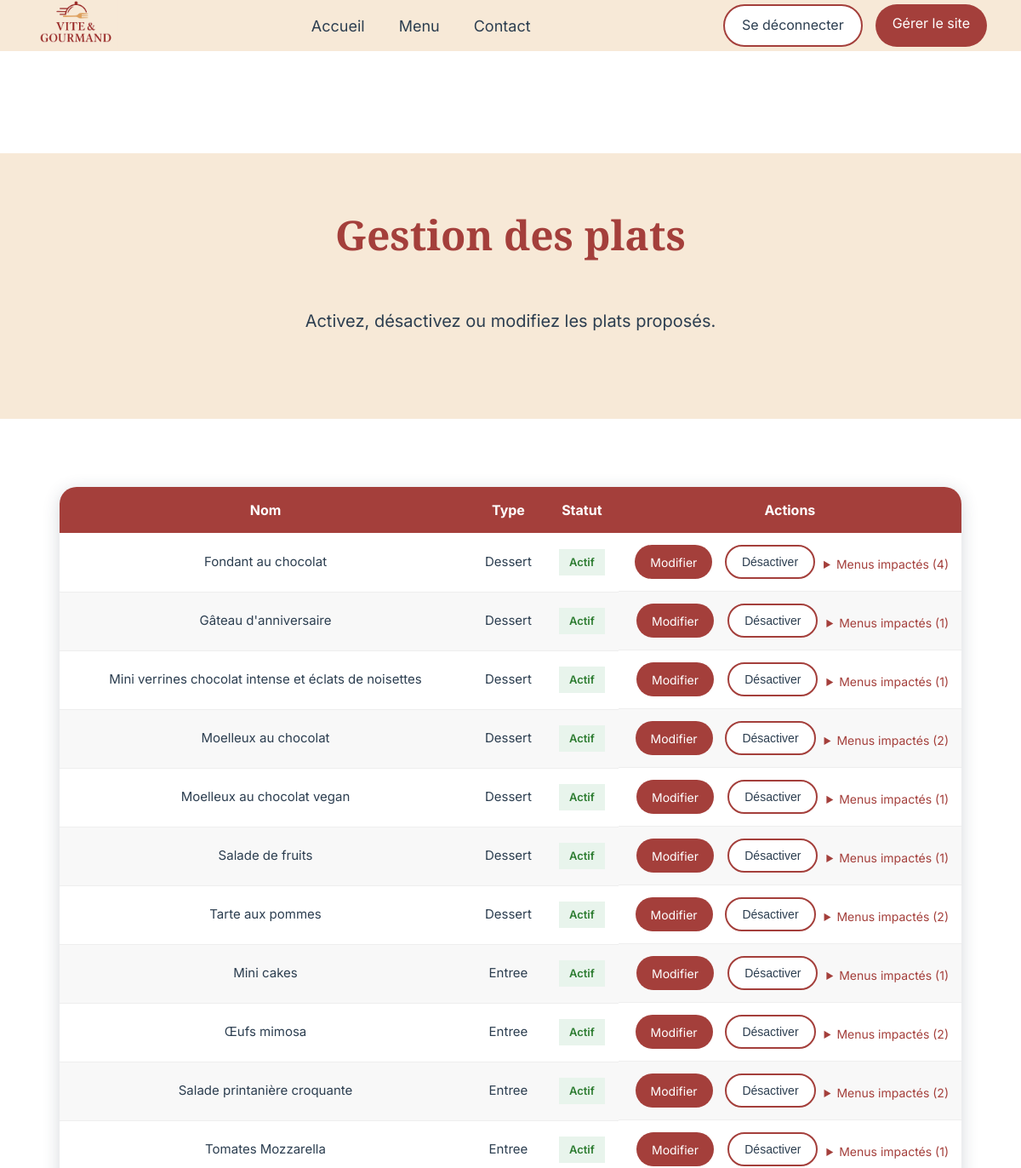
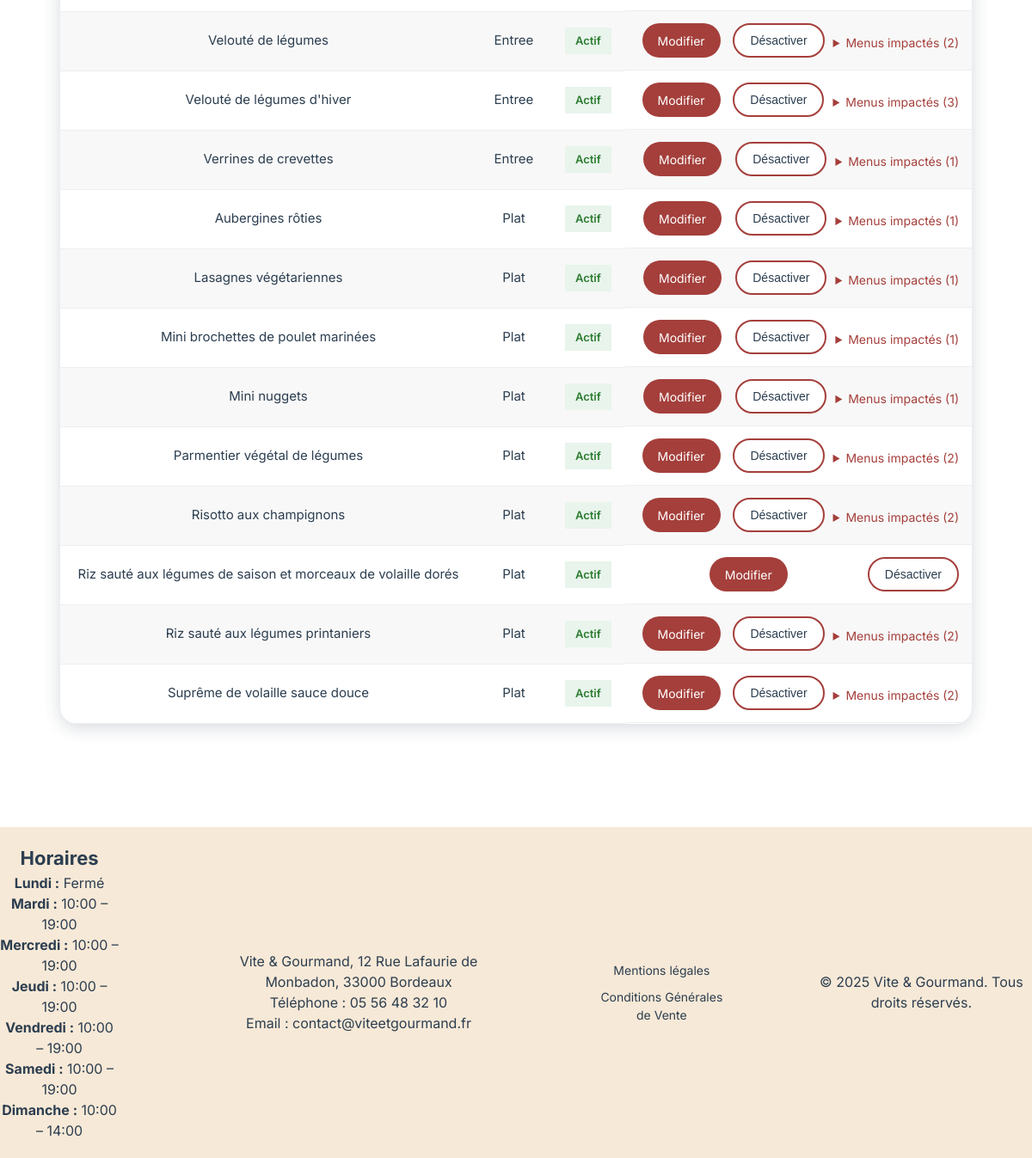
The page /public/gestion-plats.php (signed in) on the database its author committed (2 pictures, top to bottom).
### tables this page shows
CREATE TABLE plat (
    id INT AUTO_INCREMENT PRIMARY KEY,
    nom VARCHAR(100) NOT NULL,
    description TEXT,
    type VARCHAR(100),
    image VARCHAR(255),
    actif BOOLEAN DEFAULT TRUE
);

CREATE TABLE horaire (
    id INT AUTO_INCREMENT PRIMARY KEY,
    jour VARCHAR(20) NOT NULL,
    ouverture TIME NULL,
    fermeture TIME NULL
);

### models/platModel.php (called while the page is built, shortened)
<?php
function getAllPlats(PDO $pdo): array
{
    $sql = "
        SELECT id, nom, type, actif
        FROM plat
        ORDER BY type, nom
    ";
    return $pdo->query($sql)->fetchAll(PDO::FETCH_ASSOC);
}
function getMenusImpactesParPlat(PDO $pdo, int $platId): array
{
    $sql = "
        SELECT m.id, m.nom
        FROM menu m
        JOIN menu_plat mp ON m.id = mp.menu_id
        WHERE mp.plat_id = ?
    ";
    $stmt = $pdo->prepare($sql);
    $stmt->execute([$platId]);
    return $stmt->fetchAll(PDO::FETCH_ASSOC);
}

### models/horaireModel.php (called while the page is built, shortened)
<?php
function getHoraires(PDO $pdo): array
{
    $stmt = $pdo->query("
        SELECT jour, ouverture, fermeture
        FROM horaire
        ORDER BY id
    ");
    return $stmt->fetchAll(PDO::FETCH_ASSOC);
}

### public/gestion-plats.php (the view, shortened to what this page needs)
<?php
require_once __DIR__ . '/../config/database.php';
require_once __DIR__ . '/../models/platModel.php';
$plats = getAllPlats($pdo);
?>
<!DOCTYPE html>
<html lang="fr">
<head>
    <?php
    require_once __DIR__ . '/../partials/head.php';
    ?>
</head>
<body>
<?php require_once __DIR__ . '/../partials/header.php'; ?>
<main id="main-content">
    <section class="hero-section commandes-hero">
        <h1>Gestion des plats</h1>
        <p>Activez, désactivez ou modifiez les plats proposés.</p>
    </section>
    <section class="plats-admin-container">
        <table class="plats-admin-table">
            <thead>
                <tr>
                    <th>Nom</th>
                    <th>Type</th>
                    <th>Statut</th>
                    <th>Actions</th>
                </tr>
            </thead>
            <tbody>
                <?php foreach ($plats as $plat): ?>
                    <?php
                    $menusImpactes = getMenusImpactesParPlat($pdo, (int) $plat['id']);
                    ?>
                    <tr>
                        <td><?= htmlspecialchars($plat['nom']) ?></td>
                        <td><?= ucfirst($plat['type']) ?></td>
                        <td>
                            <?php if ($plat['actif']): ?>
                                <span class="status actif">Actif</span>
                            <?php else: ?>
                                <span class="status inactif">Inactif</span>
                            <?php endif; ?>
                        </td>
                        <td>
                            <a
                                href="form-plat.php?id=<?= (int) $plat['id'] ?>"
                                class="btn-commande"
                            >
                                Modifier
                            </a>
                            <?php if ($plat['actif']): ?>
                                <form method="POST" action="toggle-plat.php">
                                    <button type="submit" class="btn-secondary btn-delete">
                                        Désactiver
                                    </button>
                                </form>
                            <?php endif; ?>
                            <?php if (!empty($menusImpactes)): ?>
                                <details class="impact-details">
                                    <summary>
                                        Menus impactés (<?= count($menusImpactes) ?>)
                                    </summary>
                                </details>
                            <?php endif; ?>
                        </td>
                    </tr>
                <?php endforeach; ?>
            </tbody>
        </table>
    </section>
</main>
<?php require_once __DIR__ . '/../partials/footer.php'; ?>
</body>
</html>

### partials/footer.php (shortened to what this page needs)
<?php
require_once __DIR__ . '/../config/database.php';
require_once __DIR__ . '/../models/horaireModel.php';
$horaires = getHoraires($pdo);
?>
<footer>
        <div class="footer-container">
            <div class="horaires">
                <h3>Horaires</h3>
                <?php foreach ($horaires as $h): ?>
                    <p>
                        <strong><?= ucfirst($h['jour']) ?> :</strong>
                        <?php if ($h['ouverture'] && $h['fermeture']): ?>
                            <?= substr($h['ouverture'], 0, 5) ?> – <?= substr($h['fermeture'], 0, 5) ?>
                        <?php else: ?>
                            Fermé
                        <?php endif; ?>
                    </p>
                <?php endforeach; ?>
            </div>
            <div class="contact">
                <p>Vite & Gourmand, 12 Rue Lafaurie de Monbadon, 33000 Bordeaux</p>
                <p>Téléphone : 05 56 48 32 10</p>
                <p>Email : contact@viteetgourmand.fr </p>
            </div>
            <div class="legal">
                <a href="mentions-legales.php">Mentions légales</a>
                <a href="cgv.php">Conditions Générales de Vente</a>
            </div>
            <div class="copyright">
                <p>&copy; 2025 Vite & Gourmand. Tous droits réservés.</p>
            </div>
        </div>
    </footer>

### public/assets/css/style.css (style rules this page uses)
* { margin: 0; padding: 0; box-sizing: border-box; }
h3 { font-size: 1.375rem; }
p { font-size: 1rem; }
html, body { overflow-x: hidden; }
body { font-family: 'Inter', sans-serif; background-color: #FFFFFF; color: #2C3E50; line-height: 1.5; }
h1 { font-weight: bold; font-size: 3rem; font-family: 'Playfair Display', serif; color: #A43F3B; }
.footer-container { display: flex; flex-direction: row; justify-content: center; align-items: center; background-color: #F7E9D7; color: #2C3E50; text-align: center; padding: 20px 0; gap: 100px; }
.legal { display: flex; flex-direction: column; gap: 10px; font-size: 0.875rem; }
.legal a { color: #2C3E50; text-decoration: none; }
.hero-section { display: flex; flex-direction: column; align-items: center; background-color: #F7E9D7; padding: 60px 20px; margin-bottom: 80px; }
.hero-section p { font-size: 1.25rem; margin-bottom: 40px; }
.hero-section h1 { margin-bottom: 50px; }
.btn-commande { display:flex; align-items: center; justify-content: center; cursor: pointer; width:250px; height:60px; background: #A43F3B; color:white; text-decoration:none; text-align:center; border-radius:30px; margin: 0 auto 60px auto; border: none; font-size: 1rem; }
.btn-secondary { display: inline-flex; align-items: center; justify-content: center; padding: 10px 20px; height: 50px; border-radius: 30px; background-color: white; border: 2px solid #A43F3B; color: #2C3E50; text-decoration: none; font-size: 1rem; width: auto; }
.status { display: inline-flex; align-items: center; justify-content: center; padding: 6px 12px; font-size: 0.8125rem; font-weight: bold; }
.impact-details summary { cursor: pointer; font-size: 0.875rem; color: #A43F3B; margin-top: 5px; }
.status.actif { background-color: #E8F4EC; color: #2E7D32; font-weight: 600; }
.plats-admin-container { max-width: 1100px; margin: 0 auto 120px auto; padding: 0 20px; }
.plats-admin-table { width: 100%; border-collapse: collapse; background-color: white; border-radius: 20px; overflow: hidden; box-shadow: 0 4px 20px rgba(44, 62, 80, 0.2); }
.plats-admin-table th { background-color: #A43F3B; color: white; padding: 15px; font-size: 1rem; text-align: center; }
.plats-admin-table td { padding: 14px 15px; font-size: 0.9375rem; color: #2C3E50; border-bottom: 1px solid #eee; text-align: center; }
.plats-admin-table tr:nth-child(even) { background-color: #f8f8f8; }
.plats-admin-table td:last-child { display: flex; gap: 10px; align-items: center; justify-content: center; }
.plats-admin-table .btn-commande, .plats-admin-table .btn-secondary { height: 40px; font-size: 0.875rem; padding: 0 18px; display: inline-flex; align-items: center; justify-content: center; text-decoration: none; width: auto; margin:auto }

### rows shown on the page
plat: nom "Fondant au chocolat", type "Dessert", actif "Actif", count($menusImpactes) "4"
plat: nom "Gâteau d'anniversaire", type "Dessert", actif "Actif", count($menusImpactes) "1"
plat: nom "Mini verrines chocolat intense et éclats de noisettes", type "Dessert", actif "Actif", count($menusImpactes) "1"
plat: nom "Moelleux au chocolat", type "Dessert", actif "Actif", count($menusImpactes) "2"
plat: nom "Moelleux au chocolat vegan", type "Dessert", actif "Actif", count($menusImpactes) "1"
plat: nom "Salade de fruits", type "Dessert", actif "Actif", count($menusImpactes) "1"
plat: nom "Tarte aux pommes", type "Dessert", actif "Actif", count($menusImpactes) "2"
plat: nom "Mini cakes", type "Entree", actif "Actif", count($menusImpactes) "1"
plat: nom "Œufs mimosa", type "Entree", actif "Actif", count($menusImpactes) "2"
plat: nom "Salade printanière croquante", type "Entree", actif "Actif", count($menusImpactes) "2"
plat: nom "Tomates Mozzarella", type "Entree", actif "Actif", count($menusImpactes) "1"
plat: nom "Velouté de légumes", type "Entree", actif "Actif", count($menusImpactes) "2"
plat: nom "Velouté de légumes d'hiver", type "Entree", actif "Actif", count($menusImpactes) "3"
plat: nom "Verrines de crevettes", type "Entree", actif "Actif", count($menusImpactes) "1"
plat: nom "Aubergines rôties", type "Plat", actif "Actif", count($menusImpactes) "1"
plat: nom "Lasagnes végétariennes", type "Plat", actif "Actif", count($menusImpactes) "1"
plat: nom "Mini brochettes de poulet marinées", type "Plat", actif "Actif", count($menusImpactes) "1"
plat: nom "Mini nuggets", type "Plat", actif "Actif", count($menusImpactes) "1"
plat: nom "Parmentier végétal de légumes", type "Plat", actif "Actif", count($menusImpactes) "2"
plat: nom "Risotto aux champignons", type "Plat", actif "Actif", count($menusImpactes) "2"
plat: nom "Riz sauté aux légumes de saison et morceaux de volaille dorés", type "Plat", actif "Actif"
plat: nom "Riz sauté aux légumes printaniers", type "Plat", actif "Actif", count($menusImpactes) "2"
plat: nom "Suprême de volaille sauce douce", type "Plat", actif "Actif", count($menusImpactes) "2"
horaire: jour "Lundi", shows "Fermé"
horaire: jour "Mardi", ouverture "10:00", fermeture "19:00"
horaire: jour "Mercredi", ouverture "10:00", fermeture "19:00"
horaire: jour "Jeudi", ouverture "10:00", fermeture "19:00"
horaire: jour "Vendredi", ouverture "10:00", fermeture "19:00"
horaire: jour "Samedi", ouverture "10:00", fermeture "19:00"
horaire: jour "Dimanche", ouverture "10:00", fermeture "14:00"

### other values the page prints
$profilLabel "Gérer le site"
